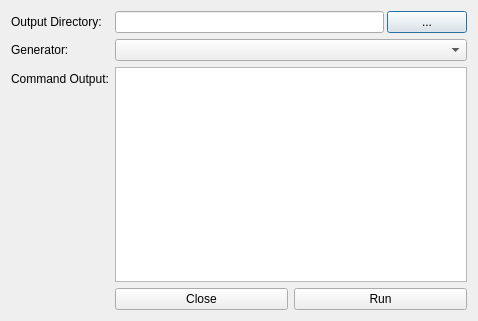
<?xml version="1.0" encoding="UTF-8"?>
<ui version="4.0">
 <class>PublisherDialog</class>
 <widget class="QDialog" name="PublisherDialog">
  <property name="geometry">
   <rect>
    <x>0</x>
    <y>0</y>
    <width>478</width>
    <height>321</height>
   </rect>
  </property>
  <property name="windowTitle">
   <string>Dialog</string>
  </property>
  <layout class="QVBoxLayout" name="verticalLayout">
   <item>
    <layout class="QFormLayout" name="formLayout">
     <item row="0" column="0">
      <widget class="QLabel" name="label">
       <property name="text">
        <string>Output Directory:</string>
       </property>
      </widget>
     </item>
     <item row="0" column="1">
      <layout class="QHBoxLayout" name="horizontalLayout">
       <property name="spacing">
        <number>3</number>
       </property>
       <item>
        <widget class="QLineEdit" name="outputEdit">
         <property name="sizePolicy">
          <sizepolicy hsizetype="MinimumExpanding" vsizetype="Fixed">
           <horstretch>0</horstretch>
           <verstretch>0</verstretch>
          </sizepolicy>
         </property>
        </widget>
       </item>
       <item>
        <widget class="QPushButton" name="pushButton">
         <property name="sizePolicy">
          <sizepolicy hsizetype="Minimum" vsizetype="Fixed">
           <horstretch>0</horstretch>
           <verstretch>0</verstretch>
          </sizepolicy>
         </property>
         <property name="text">
          <string>...</string>
         </property>
        </widget>
       </item>
      </layout>
     </item>
     <item row="1" column="0">
      <widget class="QLabel" name="label_2">
       <property name="text">
        <string>Generator:</string>
       </property>
      </widget>
     </item>
     <item row="1" column="1">
      <widget class="QComboBox" name="generatorsComboBox"/>
     </item>
     <item row="2" column="0">
      <widget class="QLabel" name="label_3">
       <property name="text">
        <string>Command Output:</string>
       </property>
      </widget>
     </item>
     <item row="2" column="1">
      <widget class="QPlainTextEdit" name="commandTextEdit">
       <property name="undoRedoEnabled">
        <bool>false</bool>
       </property>
       <property name="readOnly">
        <bool>true</bool>
       </property>
      </widget>
     </item>
     <item row="3" column="1">
      <layout class="QHBoxLayout" name="horizontalLayout_2">
       <item>
        <widget class="QPushButton" name="pushButton_2">
         <property name="text">
          <string>Close</string>
         </property>
        </widget>
       </item>
       <item>
        <widget class="QPushButton" name="pushButton_3">
         <property name="text">
          <string>Run</string>
         </property>
        </widget>
       </item>
      </layout>
     </item>
    </layout>
   </item>
  </layout>
 </widget>
 <resources/>
 <connections>
  <connection>
   <sender>pushButton</sender>
   <signal>clicked()</signal>
   <receiver>PublisherDialog</receiver>
   <slot>findOutputDirectory()</slot>
   <hints>
    <hint type="sourcelabel">
     <x>429</x>
     <y>26</y>
    </hint>
    <hint type="destinationlabel">
     <x>357</x>
     <y>4</y>
    </hint>
   </hints>
  </connection>
  <connection>
   <sender>pushButton_2</sender>
   <signal>clicked()</signal>
   <receiver>PublisherDialog</receiver>
   <slot>reject()</slot>
   <hints>
    <hint type="sourcelabel">
     <x>213</x>
     <y>295</y>
    </hint>
    <hint type="destinationlabel">
     <x>117</x>
     <y>289</y>
    </hint>
   </hints>
  </connection>
  <connection>
   <sender>pushButton_3</sender>
   <signal>clicked()</signal>
   <receiver>PublisherDialog</receiver>
   <slot>publish()</slot>
   <hints>
    <hint type="sourcelabel">
     <x>354</x>
     <y>294</y>
    </hint>
    <hint type="destinationlabel">
     <x>319</x>
     <y>308</y>
    </hint>
   </hints>
  </connection>
 </connections>
 <slots>
  <slot>findOutputDirectory()</slot>
  <slot>publish()</slot>
 </slots>
</ui>
